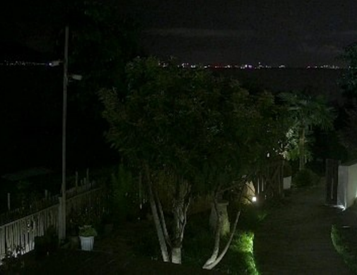
#> input picture data/origin/room_out.png, 357 x 275 px
$ python TestOptimize.py
#> lines starting #> are read from the running program, lines starting #| are printed output that depends on the picture
### source/RetinexAdvance.py
import cv2
import numpy as np
import source.TraditionalRetinex as re


def logarithmicTransformation(img):
    """
    对数域变换
    :param img: 低照度图像
    :return pretreatment: 预处理之后的图像
    """
    src = cv2.cvtColor(img, cv2.COLOR_BGR2GRAY)
    info = src.shape
    log_sum = np.double(0)
    for i in range(info[0]):
        for j in range(info[1]):
            log_sum += np.log(np.double(src[i, j]) + 0.000001)

    p_avg = np.exp(log_sum / (info[0] * info[1]))
    (minVal, maxVal, minLoc, maxLoc) = cv2.minMaxLoc(src)
    p0 = np.log(src/p_avg + 1) / np.log(maxVal/p_avg + 1)
    ec = p0 / (src + 0.000001)
    b, g, r = cv2.split(img)
    pretreatment = cv2.merge([ec * b, ec * g, ec * r])
    return pretreatment


def quantizedSingledMSR(img, sigma_list, d=2):
    """
    量化单通道MSR
    :param img:
    :param sigma_list:
    :param d:
    :return:
    """
    # 因为调用的是cv2中内置高斯滤波，最终结果与真实结果并不一样，即使将卷积核size作为参数传入
    rout = re.multi_scale_retinex(np.double(img), sigma_list, size=3)

    mean = np.mean(rout)

    r_sum = np.double(0)
    for i in range(rout.shape[0]):
        for j in range(rout.shape[1]):
            r_sum += np.square(rout[i, j] - mean)

    stddev = np.sqrt(r_sum / (rout.shape[0] * rout.shape[1]))
    mini = np.abs(mean - d * stddev)
    maxi = mean + d * stddev
    routnew = ((rout - mini) / (maxi - mini)) * 255
    rc = np.double(routnew) / rout
    cv2.imshow('routnew', np.uint8(np.minimum(np.maximum(routnew, 0), 255)))
    return np.uint8(np.minimum(np.maximum(routnew, 0), 255)), rc


def integration(img, sigma_list):
    """
    三通道集成
    :param img:
    :param sigma_list:
    :return:
    """
    img_pre = logarithmicTransformation(img)
    b, g, r = cv2.split(img_pre)
    routnew, ec = quantizedSingledMSR(r, sigma_list)
    bout = np.multiply(b, ec)
    gout = np.multiply(g, ec)
    img_solved = np.dstack([bout, gout, np.double(routnew)])
    return np.uint8(np.minimum(np.maximum(img_solved, 0), 255))

### source/TraditionalRetinex.py
import numpy as np
import cv2


def single_scale_retinex(img, sigma, size=0):
    """
    单尺度Retinex
    :param size: 卷积核尺寸
    :param img:
    :param sigma:
    :return:
    """
    retinex = np.log(img + 1) - np.log(cv2.GaussianBlur(img, (size, size), sigma) + 1)

    return retinex


def multi_scale_retinex(img, sigma_list, size=0):
    """
    多尺度Retinex
    :param size:
    :param img:
    :param sigma_list:
    :return:
    """
    np.seterr(divide='ignore', invalid='ignore')
    retinex = np.double(np.zeros_like(img))
    for sigma in sigma_list:
        retinex += single_scale_retinex(img, sigma, size)

    retinex = retinex / len(sigma_list)
    # print(size)

    return retinex


# [136 lines left out: functions quantify, msr, color_restoration, simplestColorBalance, MSRCR, MSRCP, not called in this run]

### test/TestOptimize.py
import source.TraditionalRetinex as re
import source.RetinexAdvance as ra
import cv2

if __name__ == '__main__':
    img = cv2.imread('../data/origin/room_out.png')
#> img is the input picture: shape (275, 357, 3); mean B, G, R 11.2, 20.7, 15.5
    img_pre = ra.logarithmicTransformation(img)
#> after the loop in logarithmicTransformation, `for i in range(info[0]):`: log_sum = 234889.1
#> in logarithmicTransformation, `p_avg = np.exp(log_sum / (info[0] * info[1]))`: p_avg = 10.94
#> in logarithmicTransformation, `(minVal, maxVal, minLoc, maxLoc) = cv2.minMaxLoc(src)`: minVal = 0; maxVal = 254; minLoc = (71, 14); maxLoc = (254, 198)
#> in logarithmicTransformation, `ec = p0 / (src + 0.000001)`:
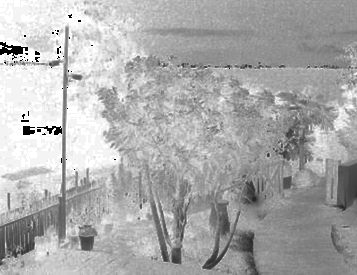
#> ec: shape (275, 357) float64; min 0, max 0.0274, mean 0.0185; drawn with min black and max white
#> in logarithmicTransformation, `pretreatment = cv2.merge([ec * b, ec * g, ec * r])`:
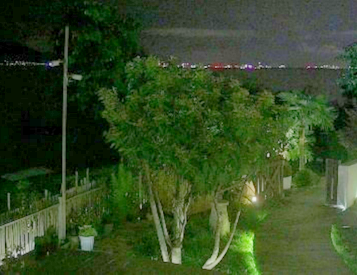
#> pretreatment: shape (275, 357, 3) float64; mean B, G, R 0.154, 0.313, 0.223; drawn with min black and max white
    cv2.imshow('pre', img_pre)
    # img_gaussian = re.multiScaleRetinex(img_pre, [15, 80, 250])
    # cv2.imshow('img_gaussian', img_gaussian)
    b, g, r = cv2.split(img_pre)
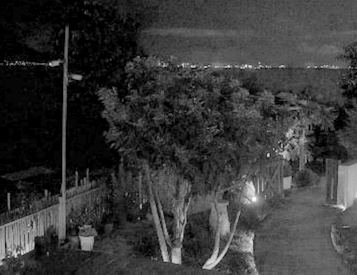
#> r: shape (275, 357) float64; min 0, max 1, mean 0.223; drawn with min black and max white
    cv2.imshow('pre_r', r)
    # r_gaussian = re.multiScaleRetinex(r, [15, 80, 250])
    # cv2.imshow('r_gaussian', r_gaussian)
    img_suc = ra.integration(img, [15, 80, 250])
#> the loop in multi_scale_retinex, `for sigma in sigma_list:` made 3 passes
#> pass 1, in single_scale_retinex, `retinex = np.log(img + 1) - np.log(cv2.GaussianBlur(img, (size, size),..`:
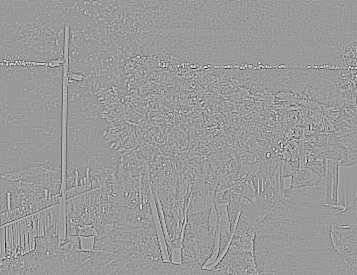
#> retinex: shape (275, 357) float64; min -0.274, max 0.18, mean -0.000675; drawn with min black and max white
#> in quantizedSingledMSR, `mean = np.mean(rout)`: mean = -0.000676
#> after the loop in quantizedSingledMSR, `for i in range(rout.shape[0]):`: r_sum = 58.64
#> in quantizedSingledMSR, `stddev = np.sqrt(r_sum / (rout.shape[0] * rout.shape[1]))`: stddev = 0.0244
#> in quantizedSingledMSR, `mini = np.abs(mean - d * stddev)`: mini = 0.0496
#> in quantizedSingledMSR, `maxi = mean + d * stddev`: maxi = 0.0482
#> in quantizedSingledMSR, `cv2.imshow('routnew', np.uint8(np.minimum(np.maximum(routnew, 0), 255)))`:
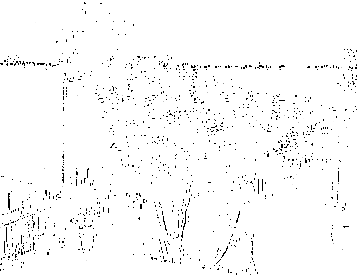
#> window 'routnew': shape (275, 357); min 0, max 255, mean 249.3
#> in integration, `bout = np.multiply(b, ec)`:
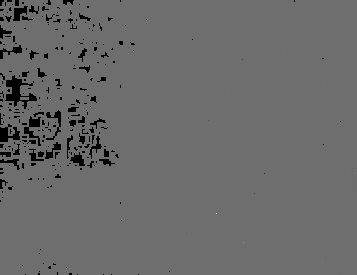
#> bout: shape (275, 357) float64; 3.76% of the values are NaN or infinite; the others: min -3.74e+09, max 4.92e+09, mean 139519.2; drawn with min black, max white, NaN and infinite black
#> in integration, `img_solved = np.dstack([bout, gout, np.double(routnew)])`: img_solved: shape (275, 357, 3) float64; 2.51% of the values are NaN or infinite; the others: min -7.2e+09, max 3.82e+19, mean 1.33e+14
#> in integration, `return np.uint8(np.minimum(np.maximum(img_solved, 0), 255))`:
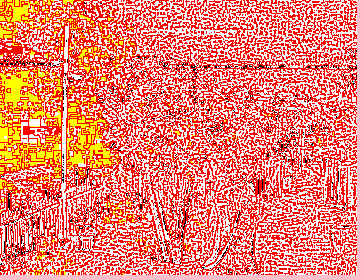
#> returned value: shape (275, 357, 3); mean of channels 0, 1, 2 110.7, 127.6, 249.3; drawn as B, G, R
    cv2.imshow('img_suc', img_suc)
    cv2.waitKey()
    cv2.destroyAllWindows()
